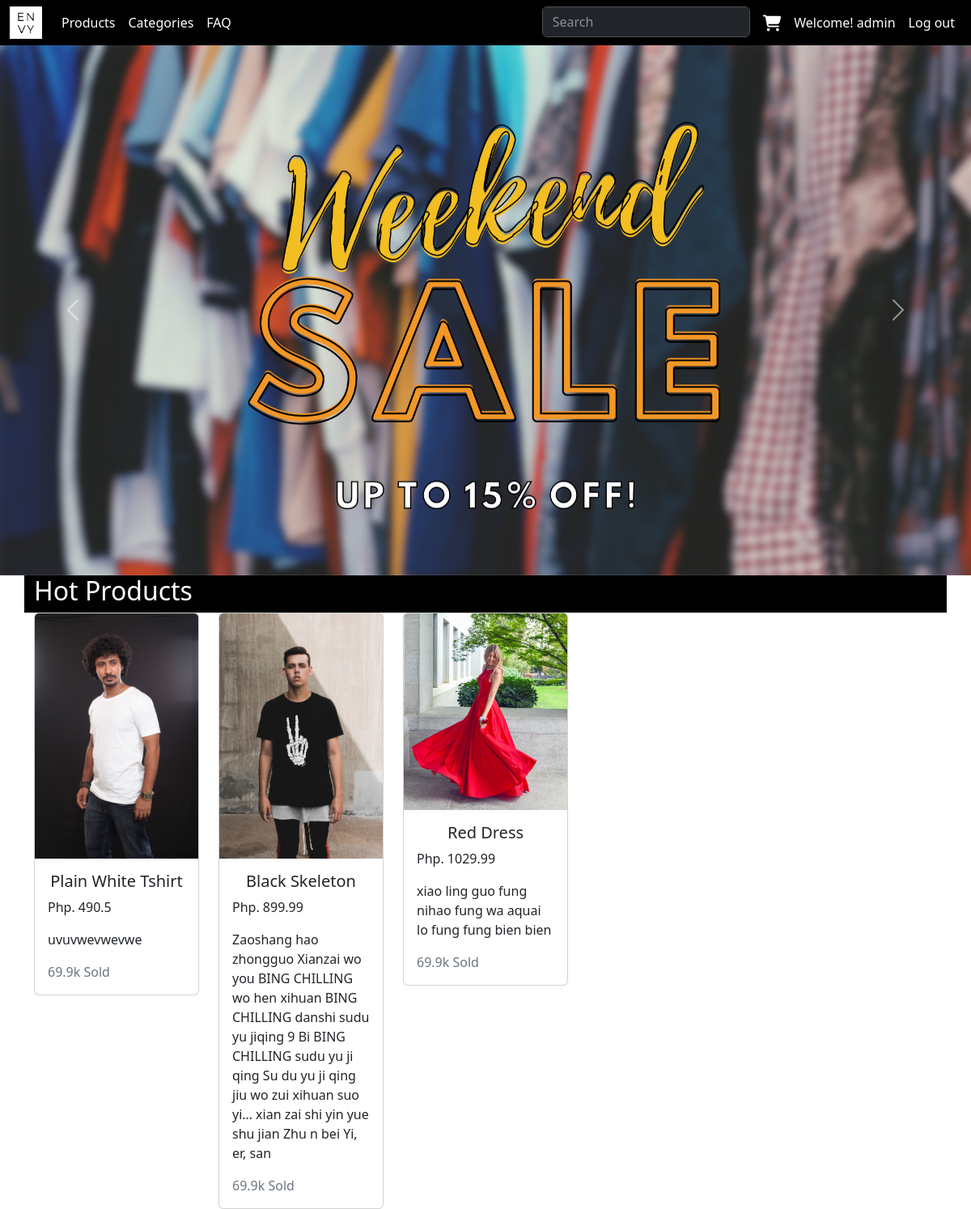
The app's page /home/ (signed in) with its own data.
### home/models.py (models this page shows, shortened)
class Product(models.Model):
    product_name = models.CharField(max_length=600)
    product_image = models.ImageField(upload_to='items/', default='static/items/red_dress.jpg')
    description = models.TextField()
    price = models.FloatField()

### home/views.py (the view)
# urls.py: path('home/', homepage_view.homepage, name='homepage'),
def homepage(request):
    products = Product.objects.all()
    return render(request, "home/index.html", {"products": products})

### home/templates/home/index.html (shortened to what this page needs)
{% extends "home/base.html" %} {% block content%}
{%load static%}
<div
      class="bg-white mx-auto position-relative"
      style="width: 1200px; height: 5000"
    >
<div
  id="carouselExampleAutoplaying"
  class="carousel slide"
  data-bs-ride="carousel"
>
  <div class="carousel-inner">
    <div class="carousel-item active">
      <img src="{% static 'index/weekend_sale.png' %}" class="d-block w-100" alt="test" />
    </div>
  </div>
  <button
    class="carousel-control-prev"
    type="button"
    data-bs-target="#carouselExampleAutoplaying"
    data-bs-slide="prev"
  >
    <span class="carousel-control-prev-icon" aria-hidden="true"></span>
  </button>
  <button
    class="carousel-control-next"
    type="button"
    data-bs-target="#carouselExampleAutoplaying"
    data-bs-slide="next"
  >
    <span class="carousel-control-next-icon" aria-hidden="true"></span>
  </button>
</div>
<div class="container">
  <div class="row row-cols-5">
    <div class="col col-12 bg-black text-white">
      <p class="h2">Hot Products</p>
    </div>
    {% for p in products %}
    <div class="col">
      <a class="nav-link" href="product/{{p.id}}">
        <div class="card">
          <img src="{{p.product_image.url}}" class="card-img-top" alt="..." />
          <div class="card-body">
            <h5 class="card-title text-center">{{p.product_name}}</h5>
            <div class="row justify-content-evenly">
              <p class="card-text">Php. {{p.price}}</p>
              <p class="card-text">{{p.description}}</p>
              <p class="card-text text-secondary">69.9k Sold</p>
            </div>
          </div>
        </div>
      </a>
    </div>
    {% endfor %}
  </div>
</div>
</div>
{% endblock %}

### home/templates/home/base.html (shortened to what this page needs)
<!DOCTYPE html>
<html lang="en">
  <head>
    <link
      href="https://cdn.jsdelivr.net/npm/bootstrap@5.3.0/dist/css/bootstrap.min.css"
      rel="stylesheet"
    />
    <link
      rel="stylesheet"
      href="https://cdnjs.cloudflare.com/ajax/libs/font-awesome/6.4.0/css/all.min.css"
    />
  </head>
  {% load static %}
  <body class="px-50">
    <nav
      class="navbar navbar-expand-lg bg-black fixed-top"
      data-bs-theme="dark"
    >
      <div class="container-fluid">
        <ul class="navbar-nav" data-bs-theme="dark">
          <li class="nav-item">
            <a class="navbar-brand" href="/">
              <img
                src="{% static 'envy_white.png' %}"
                width="40"
                height="40"
                alt="Envy Logo"
              />
            </a>
          </li>
          <li class="nav-item">
            <a class="nav-link" aria-current="page" href="#">Products</a>
          </li>
          <li class="nav-item">
            <a class="nav-link" href="#">Categories</a>
          </li>
          <li class="nav-item">
            <a class="nav-link" href="/faq">FAQ</a>
          </li>
        </ul>
        <ul class="navbar-nav d-flex">
          <li class="nav-item">
            <form class="d-flex" role="search">
              <input
                class="form-control me-2"
                type="search"
                placeholder="Search"
                aria-label="Search"
              />
            </form>
          </li>
          <li class="nav-item">
            <a class="nav-link" href="#">
              <i
                class="fa-solid fa-lg fa-cart-shopping"
                style="color: #ffffff"
              ></i>
            </a>
          </li>
          {% if request.user.is_authenticated %}
          <li class="nav-item">
            <a class="nav-link" href="/login">Welcome! {{request.user.username}}</a>
          </li>
          <li class="nav-item">
            <a class="nav-link" href="{% url 'logout' %}">Log out</a>
          </li>
          {% endif %}
        </ul>
      </div>
    </nav>
      {% block content%} {% endblock %}
  </body>
</html>

### home/templates/home/base.html (style rules this page uses)
body { background: #f6f6f6; padding-top: 56px; }
.nav-link { color: white; }

### records on screen
Product: product_image (picture), product_name "Plain White Tshirt", price "490.5", description "uvuvwevwevwe"
Product: product_image (picture), product_name "Black Skeleton", price "899.99", description "Zaoshang hao zhongguo Xianzai wo you BING CHILLING wo hen xihuan BING CHILLING danshi sudu yu jiqing 9 Bi BING CHILLING sudu yu ji qing Su du yu ji qing jiu wo zui xihuan suo yi… xian zai shi yin yue shu jian Zhu n bei Yi, er, san"
Product: product_image (picture), product_name "Red Dress", price "1029.99", description "xiao ling guo fung nihao fung wa aquai lo fung fung bien bien"

### other values on screen
{{ request.user.username }} "admin"
